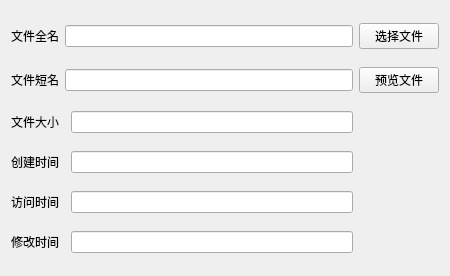
<?xml version="1.0" encoding="UTF-8"?>
<ui version="4.0">
 <class>FileAttrWidget</class>
 <widget class="QWidget" name="FileAttrWidget">
  <property name="geometry">
   <rect>
    <x>0</x>
    <y>0</y>
    <width>450</width>
    <height>276</height>
   </rect>
  </property>
  <property name="windowTitle">
   <string>FileAttrWidget</string>
  </property>
  <layout class="QGridLayout" name="gridLayout">
   <item row="0" column="0">
    <widget class="QLabel" name="label">
     <property name="text">
      <string>文件全名</string>
     </property>
    </widget>
   </item>
   <item row="0" column="1" colspan="2">
    <widget class="QLineEdit" name="lineEditFullName"/>
   </item>
   <item row="0" column="3">
    <widget class="QPushButton" name="pushButtonSelectFile">
     <property name="text">
      <string>选择文件</string>
     </property>
    </widget>
   </item>
   <item row="1" column="0">
    <widget class="QLabel" name="label_2">
     <property name="text">
      <string>文件短名</string>
     </property>
    </widget>
   </item>
   <item row="1" column="1" colspan="2">
    <widget class="QLineEdit" name="lineEditShortName"/>
   </item>
   <item row="1" column="3">
    <widget class="QPushButton" name="pushButtonPreview">
     <property name="text">
      <string>预览文件</string>
     </property>
    </widget>
   </item>
   <item row="2" column="0">
    <widget class="QLabel" name="label_3">
     <property name="text">
      <string>文件大小</string>
     </property>
    </widget>
   </item>
   <item row="2" column="2">
    <widget class="QLineEdit" name="lineEditFileSize"/>
   </item>
   <item row="3" column="0">
    <widget class="QLabel" name="label_6">
     <property name="text">
      <string>创建时间</string>
     </property>
    </widget>
   </item>
   <item row="3" column="2">
    <widget class="QLineEdit" name="lineEditTimeCreated"/>
   </item>
   <item row="4" column="0">
    <widget class="QLabel" name="label_4">
     <property name="text">
      <string>访问时间</string>
     </property>
    </widget>
   </item>
   <item row="4" column="2">
    <widget class="QLineEdit" name="lineEditTimeRead"/>
   </item>
   <item row="5" column="0" colspan="2">
    <widget class="QLabel" name="label_5">
     <property name="text">
      <string>修改时间</string>
     </property>
    </widget>
   </item>
   <item row="5" column="2">
    <widget class="QLineEdit" name="lineEditTimeModified"/>
   </item>
  </layout>
 </widget>
 <resources/>
 <connections/>
</ui>
